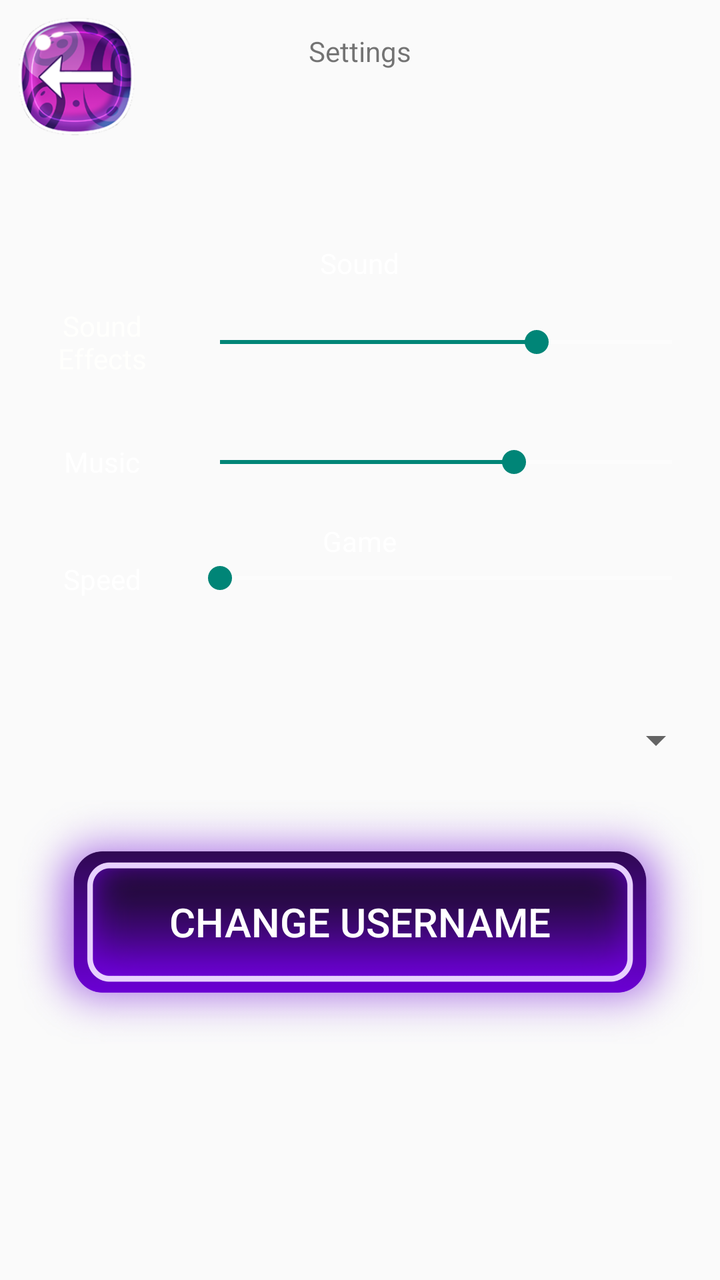
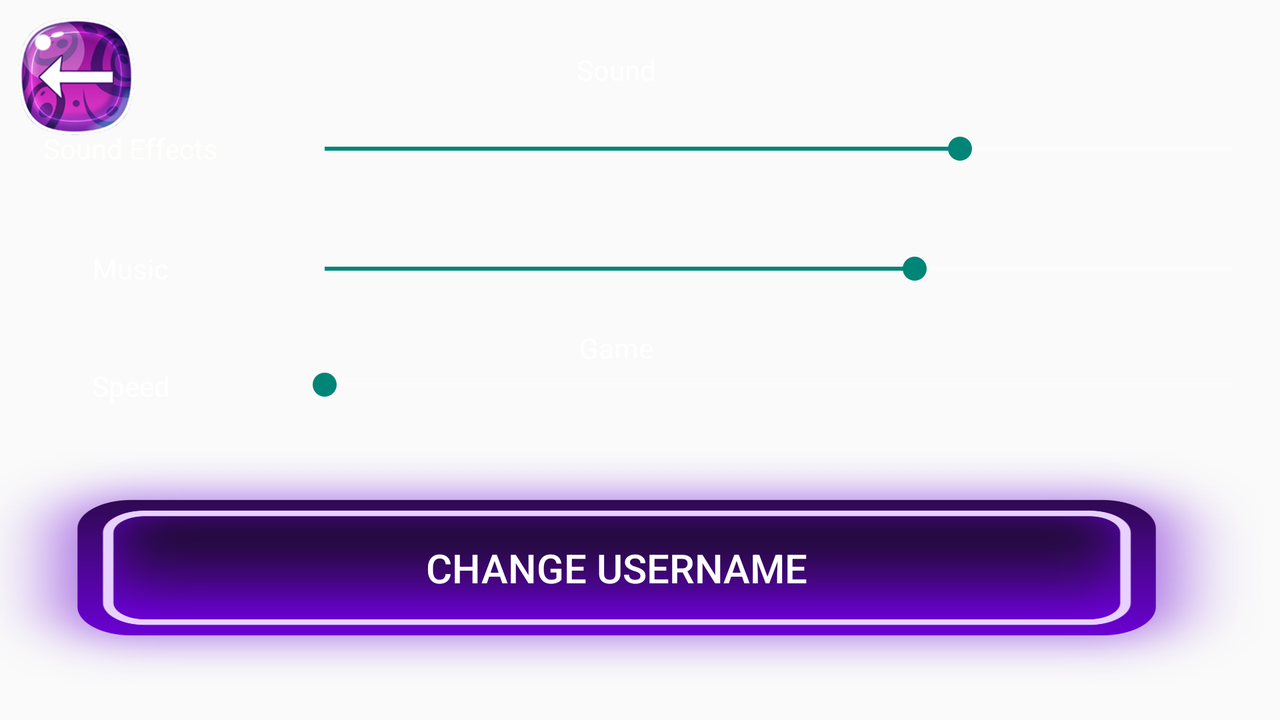

One screen, two layout resources from the same app: the default and the repository's alternative for another configuration. Each is rendered where Android would select it; the XML of both is given below.
<!-- AndroidManifest.xml: application theme Theme.SpaceNinja -->
<!-- res/layout/activity_settings.xml -->
<?xml version="1.0" encoding="utf-8"?>
<androidx.constraintlayout.widget.ConstraintLayout xmlns:android="http://schemas.android.com/apk/res/android"
    xmlns:app="http://schemas.android.com/apk/res-auto"
    xmlns:tools="http://schemas.android.com/tools"
    android:layout_width="match_parent"
    android:layout_height="match_parent"
    android:background="@drawable/space_background">

    <ImageButton
        android:id="@+id/ibSettingsReturnP"
        android:layout_width="60dp"
        android:layout_height="60dp"
        android:layout_marginStart="8dp"
        android:layout_marginTop="8dp"
        android:background="@drawable/back_button"
        android:contentDescription="@string/s_return"
        android:onClick="back"
        app:layout_constraintStart_toStartOf="parent"
        app:layout_constraintTop_toTopOf="parent" />

    <TextView
        android:id="@+id/stvSettingsSettingsP"
        android:layout_width="wrap_content"
        android:layout_height="wrap_content"
        android:layout_marginTop="16dp"
        android:text="@string/s_settings"
        app:layout_constraintEnd_toEndOf="parent"
        app:layout_constraintStart_toStartOf="parent"
        app:layout_constraintTop_toTopOf="parent" />

    <LinearLayout
        android:layout_width="match_parent"
        android:layout_height="400dp"
        android:layout_marginStart="8dp"
        android:layout_marginTop="8dp"
        android:layout_marginEnd="8dp"
        android:gravity="center_horizontal|center_vertical"
        android:orientation="vertical"
        app:layout_constraintBottom_toBottomOf="parent"
        app:layout_constraintEnd_toEndOf="parent"
        app:layout_constraintHorizontal_bias="1.0"
        app:layout_constraintStart_toStartOf="parent"
        app:layout_constraintTop_toTopOf="parent"
        app:layout_constraintVertical_bias="0.492">

        <TextView
            android:id="@+id/stvSettingsSoundL"
            android:layout_width="wrap_content"
            android:layout_height="wrap_content"
            android:text="@string/s_SettingsSound"
            android:textColor="#FFFFFF" />

        <LinearLayout
            android:layout_width="match_parent"
            android:layout_height="60dp"
            android:gravity="center"
            android:orientation="horizontal">

            <TextView
                android:id="@+id/stvSettingsSfxL"
                android:layout_width="match_parent"
                android:layout_height="wrap_content"
                android:layout_weight="3"
                android:text="@string/s_SettingsSFX"
                android:textAlignment="center"
                android:textColor="#FFFFFD" />

            <SeekBar
                android:id="@+id/sbSettingsSfxL"
                android:layout_width="match_parent"
                android:layout_height="match_parent"
                android:layout_weight="1"
                android:max="100"
                android:progress="70"
                android:progressBackgroundTint="#FFFFFF" />
        </LinearLayout>

        <LinearLayout
            android:layout_width="match_parent"
            android:layout_height="60dp"
            android:gravity="center"
            android:orientation="horizontal">

            <TextView
                android:id="@+id/stvSettingsMusicL"
                android:layout_width="match_parent"
                android:layout_height="wrap_content"
                android:layout_weight="3"
                android:text="@string/s_SettingsMusic"
                android:textAlignment="center"
                android:textColor="#FFFFFF" />

            <SeekBar
                android:id="@+id/sbSettingsMusicL"
                android:layout_width="match_parent"
                android:layout_height="match_parent"
                android:layout_weight="1"
                android:max="100"
                android:progress="65"
                android:progressBackgroundTint="#FFFFFF" />
        </LinearLayout>

        <TextView
            android:id="@+id/stvSettingsGameL"
            android:layout_width="wrap_content"
            android:layout_height="wrap_content"
            android:text="@string/s_SettingsGame"
            android:textColor="#FFFFFF" />

        <LinearLayout
            android:layout_width="match_parent"
            android:layout_height="60dp"
            android:orientation="horizontal">

            <TextView
                android:id="@+id/stvSettingsSpeedL"
                android:layout_width="match_parent"
                android:layout_height="wrap_content"
                android:layout_weight="3"
                android:text="@string/s_settingsSpeed"
                android:textAlignment="center"
                android:textColor="#FFFFFF" />

            <SeekBar
                android:id="@+id/sbSettingsSpeedL"
                android:layout_width="match_parent"
                android:layout_height="wrap_content"
                android:layout_weight="1"
                android:fadingEdge="none"
                android:max="2"
                android:progress="0"
                android:progressBackgroundTint="#FFFFFF" />
        </LinearLayout>

        <LinearLayout
            android:layout_width="match_parent"
            android:layout_height="60dp"
            android:orientation="horizontal">

            <TextView
                android:id="@+id/stvSettingsLanguageL"
                android:layout_width="match_parent"
                android:layout_height="wrap_content"
                android:layout_weight="3"
                android:text="@string/s_language"
                android:textAlignment="center"
                android:textColor="#FFFFFF"
                android:visibility="gone" />

            <Spinner
                android:id="@+id/ddSettingsLanguageL"
                android:layout_width="match_parent"
                android:layout_height="match_parent"
                android:layout_weight="1"
                android:contentDescription="@string/s_languageName" />
        </LinearLayout>

        <Button
            android:id="@+id/bSettingsChangeUsernameL"
            android:layout_width="match_parent"
            android:layout_height="wrap_content"
            android:background="@drawable/textfield"
            android:onClick="toUsernameEntry"
            android:text="@string/s_changeUsername"
            android:textAlignment="center"
            android:textColor="#FFFFFF"
            android:textSize="20sp" />
    </LinearLayout>
</androidx.constraintlayout.widget.ConstraintLayout>
<!-- resources referenced by this layout -->
<resources>
  <!-- drawable back_button: png bitmap (drawable, 51296 bytes) -->
  <!-- drawable textfield: webp bitmap (drawable-v24, 153968 bytes) -->
  <string name="s_SettingsGame">Game</string>
  <string name="s_SettingsMusic">Music</string>
  <string name="s_SettingsSFX">Sound Effects</string>
  <string name="s_SettingsSound">Sound</string>
  <string name="s_changeUsername">Change Username</string>
  <string name="s_language">Language</string>
  <string name="s_languageName">-</string>
  <string name="s_return">Back</string>
  <string name="s_settings">Settings</string>
  <string name="s_settingsSpeed">Speed</string>
  <style name="Theme.SpaceNinja" parent="Theme.AppCompat.DayNight.NoActionBar">
          
          <item name="colorPrimary">@color/purple_500</item>
          <item name="colorPrimaryVariant">@color/purple_700</item>
          <item name="colorOnPrimary">@color/white</item>
          
          <item name="colorSecondary">@color/teal_200</item>
          <item name="colorSecondaryVariant">@color/teal_700</item>
          <item name="colorOnSecondary">@color/black</item>
          
          <item name="android:statusBarColor" tools:targetApi="l">?attr/colorPrimaryVariant</item>
          
      </style>
</resources>
<!-- res/layout-land/activity_settings.xml (the repository's variant of the layout above) -->
<!-- drawn on the phone turned sideways -->
<?xml version="1.0" encoding="utf-8"?>
<androidx.constraintlayout.widget.ConstraintLayout xmlns:android="http://schemas.android.com/apk/res/android"
    xmlns:app="http://schemas.android.com/apk/res-auto"
    xmlns:tools="http://schemas.android.com/tools"
    android:layout_width="match_parent"
    android:layout_height="match_parent"
    android:background="@drawable/space_background">

    <ImageButton
        android:id="@+id/ibSettingsReturnP"
        android:layout_width="60dp"
        android:layout_height="60dp"
        android:layout_marginStart="8dp"
        android:layout_marginTop="8dp"
        android:background="@drawable/back_button"
        android:contentDescription="@string/s_return"
        android:onClick="back"
        app:layout_constraintStart_toStartOf="parent"
        app:layout_constraintTop_toTopOf="parent" />

    <LinearLayout
        android:layout_width="648dp"
        android:layout_height="317dp"
        android:layout_marginStart="8dp"
        android:layout_marginTop="8dp"
        android:layout_marginEnd="8dp"
        android:gravity="center_horizontal|center_vertical"
        android:orientation="vertical"
        app:layout_constraintBottom_toBottomOf="parent"
        app:layout_constraintEnd_toEndOf="parent"
        app:layout_constraintHorizontal_bias="1.0"
        app:layout_constraintStart_toStartOf="parent"
        app:layout_constraintTop_toTopOf="parent"
        app:layout_constraintVertical_bias="0.492">

        <TextView
            android:id="@+id/stvSettingsSoundL"
            android:layout_width="wrap_content"
            android:layout_height="wrap_content"
            android:text="@string/s_SettingsSound"
            android:textColor="#FFFFFF" />

        <LinearLayout
            android:layout_width="match_parent"
            android:layout_height="60dp"
            android:gravity="center"
            android:orientation="horizontal">

            <TextView
                android:id="@+id/stvSettingsSfxL"
                android:layout_width="match_parent"
                android:layout_height="wrap_content"
                android:layout_weight="3"
                android:text="@string/s_SettingsSFX"
                android:textAlignment="center"
                android:textColor="#FFFFFD" />

            <SeekBar
                android:id="@+id/sbSettingsSfxL"
                android:layout_width="match_parent"
                android:layout_height="match_parent"
                android:layout_weight="1"
                android:max="100"
                android:progress="70"
                android:progressBackgroundTint="#FFFFFF" />
        </LinearLayout>

        <LinearLayout
            android:layout_width="match_parent"
            android:layout_height="60dp"
            android:gravity="center"
            android:orientation="horizontal">

            <TextView
                android:id="@+id/stvSettingsMusicL"
                android:layout_width="match_parent"
                android:layout_height="wrap_content"
                android:layout_weight="3"
                android:text="@string/s_SettingsMusic"
                android:textAlignment="center"
                android:textColor="#FFFFFF" />

            <SeekBar
                android:id="@+id/sbSettingsMusicL"
                android:layout_width="match_parent"
                android:layout_height="match_parent"
                android:layout_weight="1"
                android:max="100"
                android:progress="65"
                android:progressBackgroundTint="#FFFFFF" />
        </LinearLayout>

        <TextView
            android:id="@+id/stvSettingsGameL"
            android:layout_width="wrap_content"
            android:layout_height="wrap_content"
            android:text="@string/s_SettingsGame"
            android:textColor="#FFFFFF" />

        <LinearLayout
            android:layout_width="match_parent"
            android:layout_height="42dp"
            android:orientation="horizontal">

            <TextView
                android:id="@+id/stvSettingsSpeedL"
                android:layout_width="match_parent"
                android:layout_height="wrap_content"
                android:layout_weight="3"
                android:text="@string/s_settingsSpeed"
                android:textAlignment="center"
                android:textColor="#FFFFFF" />

            <SeekBar
                android:id="@+id/sbSettingsSpeedL"
                android:layout_width="match_parent"
                android:layout_height="wrap_content"
                android:layout_weight="1"
                android:fadingEdge="none"
                android:max="2"
                android:progress="0"
                android:progressBackgroundTint="#FFFFFF" />
        </LinearLayout>

        <Button
            android:id="@+id/bSettingsChangeUsernameL"
            android:layout_width="match_parent"
            android:layout_height="wrap_content"
            android:background="@drawable/textfield"
            android:onClick="toUsernameEntry"
            android:text="@string/s_changeUsername"
            android:textAlignment="center"
            android:textColor="#FFFFFF"
            android:textSize="20sp" />
    </LinearLayout>
</androidx.constraintlayout.widget.ConstraintLayout>
<!-- resources referenced by the variant -->
<!-- as the phone turned sideways resolves them -->
<resources>
  <!-- drawable back_button: png bitmap (drawable, 51296 bytes) -->
  <!-- drawable textfield: webp bitmap (drawable-v24, 153968 bytes) -->
  <string name="s_SettingsGame">Game</string>
  <string name="s_SettingsMusic">Music</string>
  <string name="s_SettingsSFX">Sound Effects</string>
  <string name="s_SettingsSound">Sound</string>
  <string name="s_changeUsername">Change Username</string>
  <string name="s_return">Back</string>
  <string name="s_settingsSpeed">Speed</string>
  <style name="Theme.SpaceNinja" parent="Theme.AppCompat.DayNight.NoActionBar">
          
          <item name="colorPrimary">@color/purple_500</item>
          <item name="colorPrimaryVariant">@color/purple_700</item>
          <item name="colorOnPrimary">@color/white</item>
          
          <item name="colorSecondary">@color/teal_200</item>
          <item name="colorSecondaryVariant">@color/teal_700</item>
          <item name="colorOnSecondary">@color/black</item>
          
          <item name="android:statusBarColor" tools:targetApi="l">?attr/colorPrimaryVariant</item>
          
      </style>
</resources>
